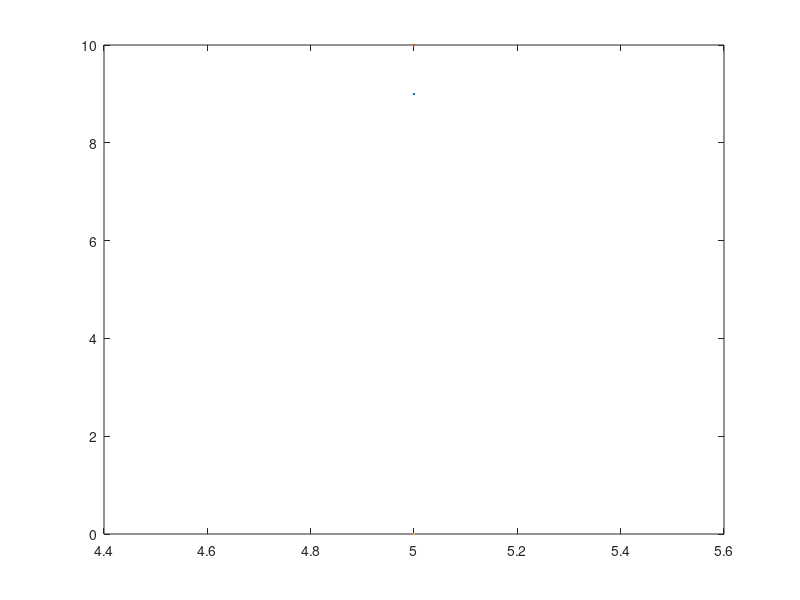

The MATLAB source for this figure:
x=1:5;
for x=1:3;
    f1=x^2
end
for x=2:4;
    f2=(5*x)-10
end
for x=3:5;
    f3=((x)-(2*x-5))/x
end
f=[f1;f2;f3]
plot(x,f)